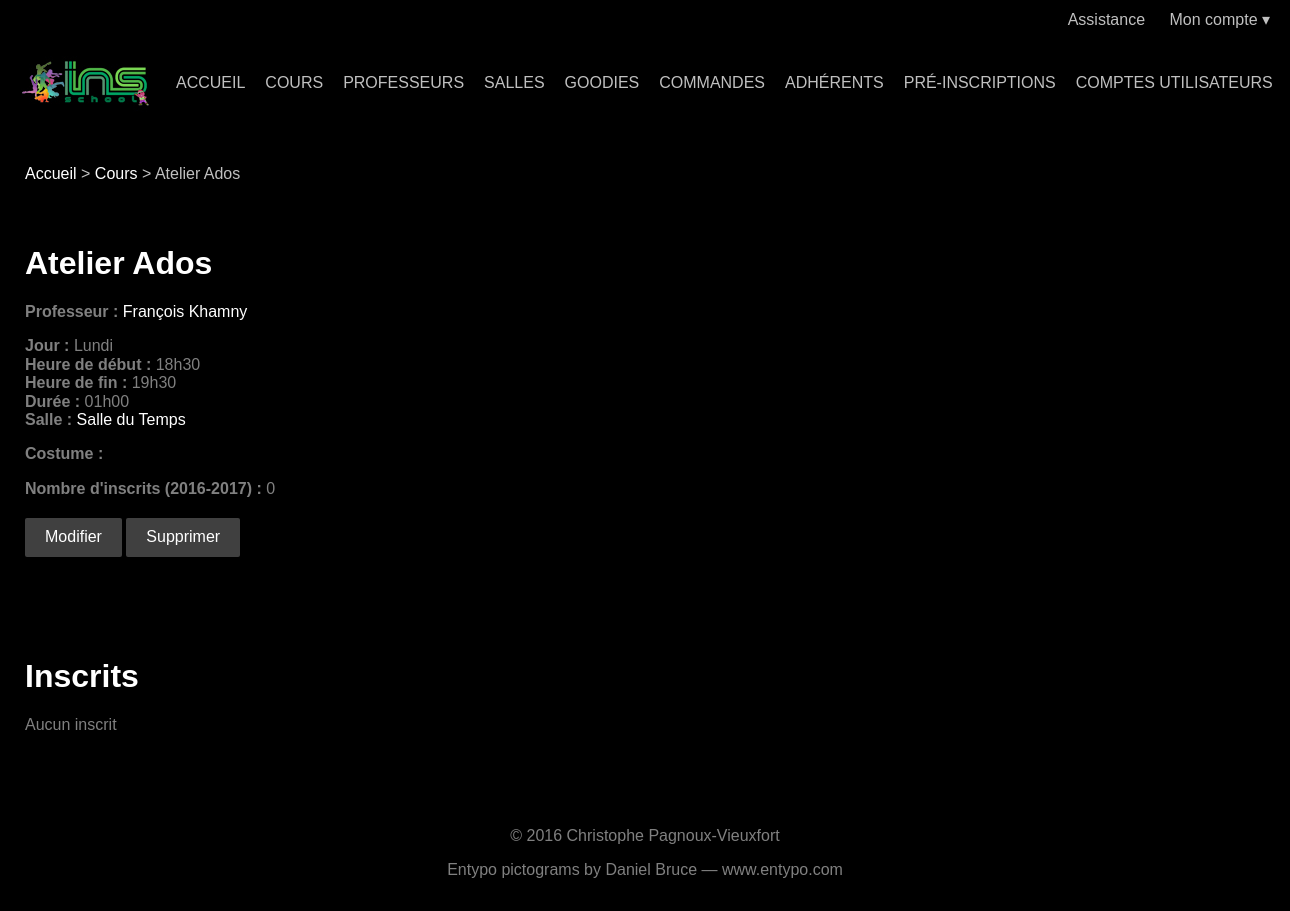
Screenshot of /entity.php?table=lesson&id=1 (signed in) with the database file from the repository.
### tables this page shows
CREATE TABLE `lesson` (
  `lesson_id` tinyint(3) UNSIGNED NOT NULL,
  `title` varchar(50) NOT NULL,
  `teacher_id` tinyint(3) UNSIGNED DEFAULT NULL,
  `day` enum('MONDAY','TUESDAY','WEDNESDAY','THURSDAY','FRIDAY') DEFAULT NULL,
  `start_time` time DEFAULT NULL,
  `end_time` time DEFAULT NULL,
  `room_id` tinyint(3) UNSIGNED DEFAULT NULL,
  `costume` tinytext
);

CREATE TABLE `room` (
  `room_id` tinyint(3) UNSIGNED NOT NULL,
  `name` varchar(50) NOT NULL,
  `address` varchar(255) DEFAULT NULL,
  `postal_code` char(5) DEFAULT NULL,
  `city` varchar(50) DEFAULT NULL
);

### views/lesson.html.php (the view, shortened to what this page needs)
<ol class="breadcrumb">
  <li><?php link_home() ?></li>
  <li><?php link_table('lesson') ?></li>
  <li><?php echo $row['title'] ?></li>
</ol>
<div class="container">
  <h1><?php echo $row['title'] ?></h1>
  <p>
    <span class="attribute-name">Professeur :</span>
    <?php if ($row['teacher_id'] != NULL): ?>
      <?php echo link_entity('teacher', $row['teacher_id'], get_name('teacher', $row['teacher_id'])) ?>
    <?php endif ?>
  </p>
  <p>
    <span class="attribute-name">Jour :</span>
    <?php echo eval_enum($row['day']) ?><br>
    <span class="attribute-name">Heure de début :</span>
    <?php echo format_time($row['start_time']) ?><br>
    <span class="attribute-name">Heure de fin :</span>
    <?php echo format_time($row['end_time']) ?><br>
    <span class="attribute-name">Durée :</span>
    <?php echo duration($row['start_time'], $row['end_time']) ?><br>
    <span class="attribute-name">Salle :</span>
    <?php if ($row['room_id'] != NULL): ?>
      <?php echo link_entity('room', $row['room_id'], get_entity_name('room', $row['room_id'])) ?>
    <?php endif ?>
  </p>
  <p>
    <span class="attribute-name">Costume :</span><br>
  </p>
  <p>
    <span class="attribute-name">Nombre d'inscrits (<?php echo current_season() ?>) :</span>
    <?php echo lesson_registrant_count($row['lesson_id'], current_season()) ?>
  </p>
  <ul class="action-links">
    <li><?php link_modify_entity('lesson', $row['lesson_id']) ?></li>
    <li><?php link_delete_entity('lesson', $row['lesson_id']) ?></li>
  </ul>
</div>

### src/util.php (shortened to what this page needs)
<?php
function link_home()
{
	echo '<a href="index.php">Accueil</a>';
}
function link_table($table)
{
	$label = '';
	switch ($table) {
	case 'goody':
		$label = 'Goodies';
		break;
	case 'lesson':
		$label = 'Cours';
		break;
	case 'member':
		$label = 'Adhérents';
		break;
	case 'order':
		$label = 'Commandes';
		break;
	case 'pre_registration':
		$label = 'Pré-inscriptions';
		break;
	case 'room':
		$label = 'Salles';
		break;
	case 'teacher':
		$label = 'Professeurs';
		break;
	case 'user':
		$label = 'Comptes utilisateurs';
		break;
	}
	echo '<a href="overview.php?table=' . $table . '">' . $label . '</a>';
}
function link_entity($table, $id, $label = null)
{
	if (isset($label))
		echo '<a href="entity.php?table=' . $table . '&amp;id=' . $id .
		     '">' . $label . '</a>';
	else
		echo '<a class="button" href="entity.php?table=' . $table .
		     '&amp;id=' . $id . '">+ d\'infos</a>';
}
function link_modify_entity($table, $id)
{
	echo '<a class="button" href="entity.php?action=modify&amp;table=' .
	     $table . '&amp;id=' . $id . '">Modifier</a>';
}
function link_delete_entity($table, $id)
{
	echo '<a class="button" href="entity.php?action=delete&amp;table=' .
	     $table . '&amp;id=' . $id .
	     '" onclick="return confirm(\'Êtes-vous sûr(e) ?\')">Supprimer</a>';
}
function link_send_ticket()
{
	echo '<a href="send_ticket.php">Assistance</a>';
}
function html_encode_strings($array)
{
	return $array;
}
function current_season()
{
	return (date('Y') - 1) . '-' . date('Y');
}
function duration($start_time, $end_time)
{
	list($start_hour, $start_minute) = sscanf($start_time, '%d:%d');
	list($end_hour, $end_minute) = sscanf($end_time, '%d:%d');
	$hour_restraint = 0;
	$minute = $end_minute - $start_minute;
	$hour = $end_hour - $start_hour - $hour_restraint;
	return sprintf('%02d', $hour) . 'h' . sprintf('%02d', $minute);
}
function eval_enum($value)
{
	$result = '';
	switch ($value) {
	case 'MONDAY':
		$result = 'Lundi';
		break;
	}
	return $result;
}
function format_time($time)
{
	list($hour, $minute) = sscanf($time, '%d:%d');
	return sprintf('%02d', $hour) . 'h' . sprintf('%02d', $minute);
}
function get_entity_name($table, $id)
{
	$link = connect_database();
	$query = 'SELECT name FROM `' . $table . '` WHERE ' . $table .
		 '_id = ' . $id;
	if (!$result = mysqli_query($link, $query)) {
		sql_error($link, $query);
		exit;
	}
	$row = mysqli_fetch_assoc($result);
	$row = html_encode_strings($row);
	return $row['name'];
}
function get_name($table, $id)
{
	$link = connect_database();
	$query = 'SELECT first_name, last_name FROM `' . $table . '` WHERE ' .
		 $table . '_id = ' . $id;
	if (!$result = mysqli_query($link, $query)) {
		sql_error($link, $query);
		exit;
	}
	$row = mysqli_fetch_assoc($result);
	$row = html_encode_strings($row);
	return $row['first_name'] . ' ' . $row['last_name'];
}
function lesson_registrant_count($lesson_id, $season)
{
	$link = connect_database();
	$query = 'SELECT COUNT(*) FROM registration_detail ' .
		 'INNER JOIN registration ' .
		 'ON registration.registration_id = ' .
		 'registration_detail.registration_id ' .
		 'WHERE registration_detail.lesson_id = ' . $lesson_id .
		 ' AND registration.season = "' . $season . '"';
	if (!$result = mysqli_query($link, $query)) {
		sql_error($link, $query);
		exit;
	}
	$row = mysqli_fetch_row($result);
	return $row[0];
}

### public/css/main.css (style rules this page uses)
body { background-attachment: fixed; background-color: #000000; background-image: url('../img/background.jpg'); background-position: center top; color: #808080; }
a { color: #ffffff; text-decoration: none; }
h1, h2 { color: #ffffff; }
input[type=submit], .button { background-color: #404040; border: none; border-radius: 2px; color: #ffffff; display: inline-block; }
input[type=submit], .button { padding: 10px 20px; }
.attribute-name { font-weight: bold; }
.dropdown-menu, .navbar ul, .breadcrumb, .pagination ul, .action-links { margin: 0; padding: 0; }
.navbar, .breadcrumb, .container, .super-container, .footer-container { box-sizing: border-box; margin: auto; width: 1280px; }
.navbar li a { display: inline-block; float: left; padding: 0 10px; }
.utility-bar a, .dropdown-toggle, .navbar li a { color: #c0c0c0; }
.breadcrumb { color: #c0c0c0; margin-bottom: 20px; padding: 0 20px; }
.breadcrumb li { display: inline; }
.breadcrumb li::before { content: '> '; }
.breadcrumb li:first-child::before { content: none; }
.container { background-color: #000000; margin-bottom: 20px; padding: 20px; }
.action-links { margin-bottom: 20px; margin-top: 20px; }
.action-links li { display: inline; }

### public/css/footer.css (style rules this page uses)
html { min-height: 100%; position: relative; }
body { margin-bottom: 140px; }

### rows the page displays
lesson: title "Atelier Ados", day "Lundi", start_time "18h30", end_time "19h30", duration($row['start_time'], $row['end_time']) "01h00"
room: name "Salle du Temps"

### other values shown
$label "COURS PROFESSEURS SALLES GOODIES COMMANDES ADHÉRENTS PRÉ-INSCRIPTIONS COMPTES UTILISATEURS Cours"
$label "François Khamny"
current_season() "2016-2017"
lesson_registrant_count($row['lesson_id'], current_season()) "0"
